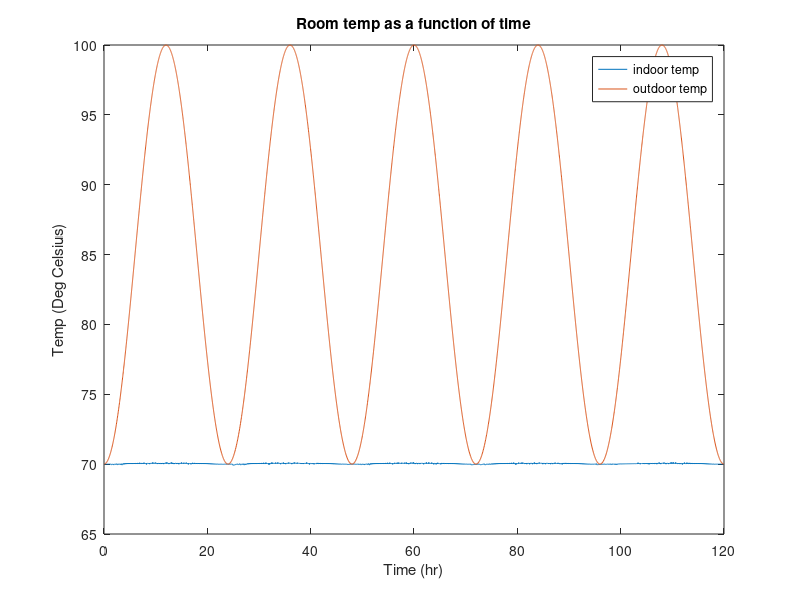
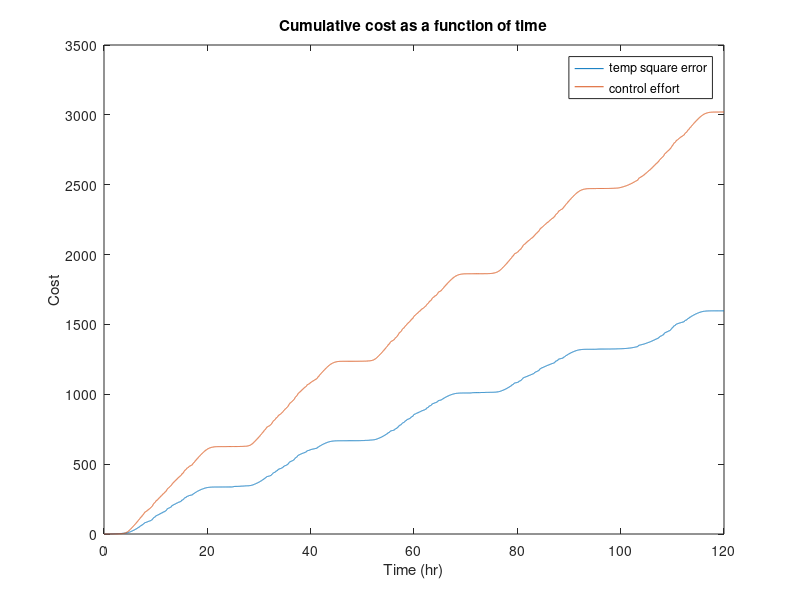

Write MATLAB code to recreate these figures, in order.
function LinearModelOfRoomV1()
% Simulates a computer lab influenced by outdoor temp, number of people in
% room, equipment in the room, and the angle of a ar conditioning vent.
%
%  Chioma Shirley  and Aaron T. Becker, 10/20/2015
%    nschioma@uh.edu  for comments and questions
%
%  Get defendable values for G1, G2, G3, and G4
% 
%%%%%%%%%%%%%%%%%%%%%%%%%%%%%%%%%%%%%%%%%%%%%%%%%%%%%%%%%%%%%%

format compact
 t = 0:0.1:48; p = peopleInRoom(t); plot(t,p)

%%%% Setup constants for the model
tspan = [0,24*5] ;% in hours.
%initialCondition;
IC = outsideTemp(0);

% ODE 45 parameters
options = odeset('RelTol',1e-4,'AbsTol',1e-4);

%%%% Simulate the model  time is in hours
[time,TempIn] = ode45(@simRoom,tspan,IC,options);

%%%% Plot results.
figure(1)
clf
plot( time,TempIn, time,outsideTemp(time))
legend('indoor temp','outdoor temp')
xlabel('Time (hr)')
ylabel('Temp (Deg Celsius)')
title('Room temp as a function of time')

%plot the costs
figure(2)
clf
tempError = TempIn - desiredTemp(time, peopleInRoom(time));
tempErrorSq = tempError.^2;

controlEff = ProportionalTempControl(time, TempIn, peopleInRoom(time));

G5 = 100;  % coefficient to compare cost between control effort and temp error

plot(time, G5*cumsum(tempErrorSq), time, cumsum(controlEff));
legend('temp square error','control effort')
xlabel('Time (hr)')
ylabel('Cost')
title('Cumulative cost as a function of time')



    function Tout = outsideTemp(t)
        Tout = 85-15*cos((2*pi)/24*t);  %TODO: convert to Celsius
    end

    function PinRoom = peopleInRoom(hr)
        % model for number of people in room.  We will start with a deterministic equation, later we will use a probabilistic model
        % Dr. Driss on 10/16/2015 said there are 4 classes a day, 20 students in
        % each.  Assume classes are at 8--9:30, 10-11:30, 1-2:30, 3:4:30
        PinRoom = zeros(size(hr));
        PinRoom( 8 < hr & hr < 9.5) = 20;
        PinRoom( 10 < hr & hr < 11.5) = 20;
        PinRoom( 13 < hr & hr < 14.5) = 20;
        PinRoom( 15 < hr & hr < 16.5) = 20;
        
        %TEST  t = 0:0.1:48; p = peopleInRoom(t); plot(t,p)
        
    end

    function Tdes = desiredTemp(t,PinRoom) %#ok<INUSD>
            Tdes = 70;
    end

    function u = NoControl() %#ok<DEFNU>
        %No control
        u = 0;
    end


    function u = BangBangTempControl(t, Troom,PinRoom)
        %Bang Bang control
        tempBand =5;  %tempBand is maximum allowed deviation
        if Troom-tempBand > desiredTemp(t,PinRoom)
            u = 1;   % to do this right, we need to use event condiitons.  Look at BALLODE demo
        else
            u = 0;
        end
    end

    function u = ProportionalTempControl(t, Troom,PinRoom)
        Kp =10;  %Proportional Gain
        u = Kp*(Troom - desiredTemp(t,PinRoom)) ;   % to do this right, we need to use event condiitons.  Look at BALLODE demo
        % limit the control effort
        u = min(1,max(0,u));
    end




%%% Differential Equation Simulation
    function dTroom = simRoom(t,Troom)
        % t is the time in seconds
        % Troom = temperature of the room.
        % dTroom is the change in temperature  (the derivative)
        Tout = outsideTemp(t);
        PinRoom = peopleInRoom(t);
        ComputerInRoom = 20;
        % TODO: give reasonable values
        G1 = 0.1;   % coefficient for change in temp due to outside-inside temp
        G2 =  0.01; % coefficient for change in temp due one person
        G3 = 0.001; % coefficient for change in temp due one computer
        G4 = 5;  % % coefficient for change in temp due to fraction of air conditioning vent (from 0 to 1)
        
        %%%%%%%% CONTROLLERS
        %%% 0. no control
        % u = NoControl()
        %%% 1. Bang Bang control
        %u = BangBangTempControl(t, Troom,PinRoom); %TODO: use events
        %%% 2. Proportional Control
        u = ProportionalTempControl(t, Troom,PinRoom);
        %%% 3. PID
        
        %%% 4. Feedforward Control
        
        
        
        
        dTroom = G1*(Tout-Troom) + G2*PinRoom + G3*ComputerInRoom - G4*u;
    end

end
